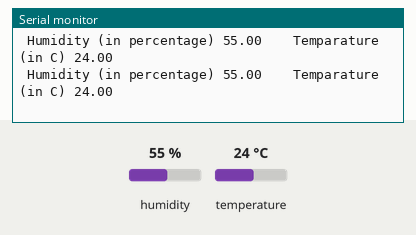
Simulated run of this sketch. Board: Arduino Uno, built with avr-gcc and run on an emulated ATmega328P. On the bench: the last lines printed to the serial monitor. The inputs (shaded band) are chosen by the test bench; at power-on: humidity 55 %, temperature 24 °C.

Above: at 2.8 s.
2.9 s: humidity set to 22 %
At 4.9 s:
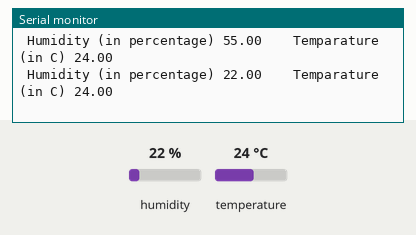
5.6 s: temperature set to 12 °C
At 7.3 s:
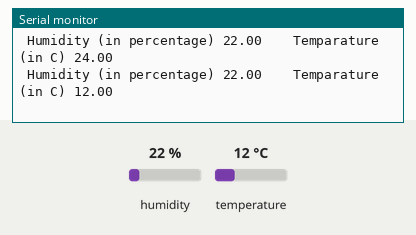
8.3 s: humidity set to 40 %
At 10.9 s:
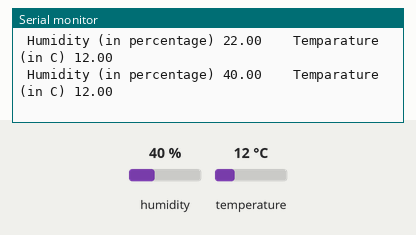
Timing chart, 0 to 12.4 s (numbered marks = the images above; inputs shaded):
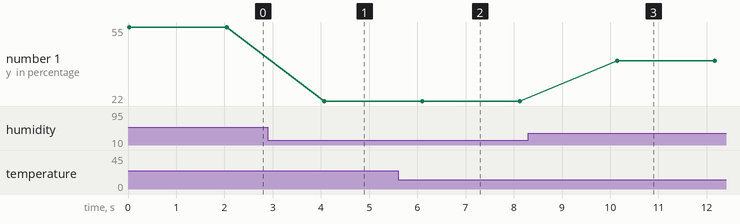

The sketch:

DHT11.ino
```cpp
#include<dht.h>
dht DHT;

// if you require to change the pin number, Edit the pin with your arduino pin.

#define DHT11_PIN 3

void setup() {
  // put your setup code here, to run once:
  Serial.begin(9600);
}

void loop() {
  // put your main code here, to run repeatedly:

  int chk = DHT.read11(DHT11_PIN);
  Serial.print(" Humidity (in percentage) " );
  Serial.print(DHT.humidity);
  Serial.print("    Temparature (in C) ");
  Serial.println(DHT.temperature);

  delay(2000);
}
```

Measured:
- after the input at 2.9 s, the serial monitor: prints a new line after 1.2 s (image 1)
- after the input at 5.6 s, the serial monitor: prints a new line after 0.50 s (image 2)
- after the input at 8.3 s, the serial monitor: prints a new line after 1.8 s (image 3)
- plotted number 1: 55 → 22 after the input at 2.9 s, 22 → 40 after the input at 8.3 s
